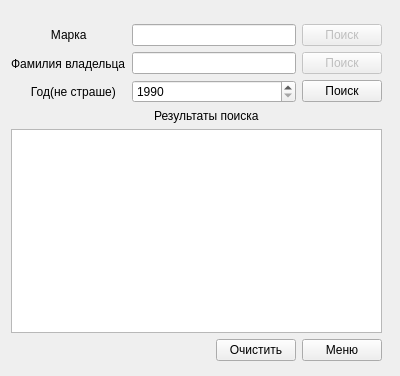
<?xml version="1.0" encoding="UTF-8"?>
<ui version="4.0">
 <class>Search</class>
 <widget class="QDialog" name="Search">
  <property name="geometry">
   <rect>
    <x>0</x>
    <y>0</y>
    <width>400</width>
    <height>376</height>
   </rect>
  </property>
  <property name="windowTitle">
   <string>Dialog</string>
  </property>
  <widget class="QWidget" name="">
   <property name="geometry">
    <rect>
     <x>11</x>
     <y>24</y>
     <width>371</width>
     <height>337</height>
    </rect>
   </property>
   <layout class="QVBoxLayout" name="verticalLayout_4">
    <item>
     <layout class="QHBoxLayout" name="horizontalLayout">
      <item>
       <layout class="QVBoxLayout" name="verticalLayout">
        <item>
         <widget class="QLabel" name="label">
          <property name="text">
           <string>            Марка           </string>
          </property>
         </widget>
        </item>
        <item>
         <widget class="QLabel" name="label_2">
          <property name="text">
           <string>Фамилия владельца</string>
          </property>
         </widget>
        </item>
        <item>
         <widget class="QLabel" name="label_3">
          <property name="text">
           <string>      Год(не страше) </string>
          </property>
         </widget>
        </item>
       </layout>
      </item>
      <item>
       <layout class="QVBoxLayout" name="verticalLayout_2">
        <item>
         <widget class="QLineEdit" name="lineEditMar"/>
        </item>
        <item>
         <widget class="QLineEdit" name="lineEditFam"/>
        </item>
        <item>
         <widget class="QSpinBox" name="spinBox">
          <property name="minimum">
           <number>1990</number>
          </property>
          <property name="maximum">
           <number>2019</number>
          </property>
         </widget>
        </item>
       </layout>
      </item>
      <item>
       <layout class="QVBoxLayout" name="verticalLayout_3">
        <item>
         <widget class="QPushButton" name="pushButtonSearch1">
          <property name="enabled">
           <bool>false</bool>
          </property>
          <property name="text">
           <string>Поиск</string>
          </property>
         </widget>
        </item>
        <item>
         <widget class="QPushButton" name="pushButtonSearch2">
          <property name="enabled">
           <bool>false</bool>
          </property>
          <property name="text">
           <string>Поиск</string>
          </property>
         </widget>
        </item>
        <item>
         <widget class="QPushButton" name="pushButtonSearch1_3">
          <property name="text">
           <string>Поиск</string>
          </property>
         </widget>
        </item>
       </layout>
      </item>
     </layout>
    </item>
    <item>
     <widget class="QLabel" name="label_4">
      <property name="text">
       <string>                                           Результаты поиска</string>
      </property>
     </widget>
    </item>
    <item>
     <widget class="QTextEdit" name="textEdit"/>
    </item>
    <item>
     <layout class="QHBoxLayout" name="horizontalLayout_5">
      <item>
       <spacer name="horizontalSpacer">
        <property name="orientation">
         <enum>Qt::Horizontal</enum>
        </property>
        <property name="sizeHint" stdset="0">
         <size>
          <width>40</width>
          <height>20</height>
         </size>
        </property>
       </spacer>
      </item>
      <item>
       <layout class="QHBoxLayout" name="horizontalLayout_4">
        <item>
         <widget class="QPushButton" name="pushButtonClear">
          <property name="text">
           <string>Очистить</string>
          </property>
         </widget>
        </item>
        <item>
         <widget class="QPushButton" name="pushButtonMenu">
          <property name="text">
           <string>Меню</string>
          </property>
         </widget>
        </item>
       </layout>
      </item>
     </layout>
    </item>
   </layout>
  </widget>
 </widget>
 <resources/>
 <connections/>
</ui>
